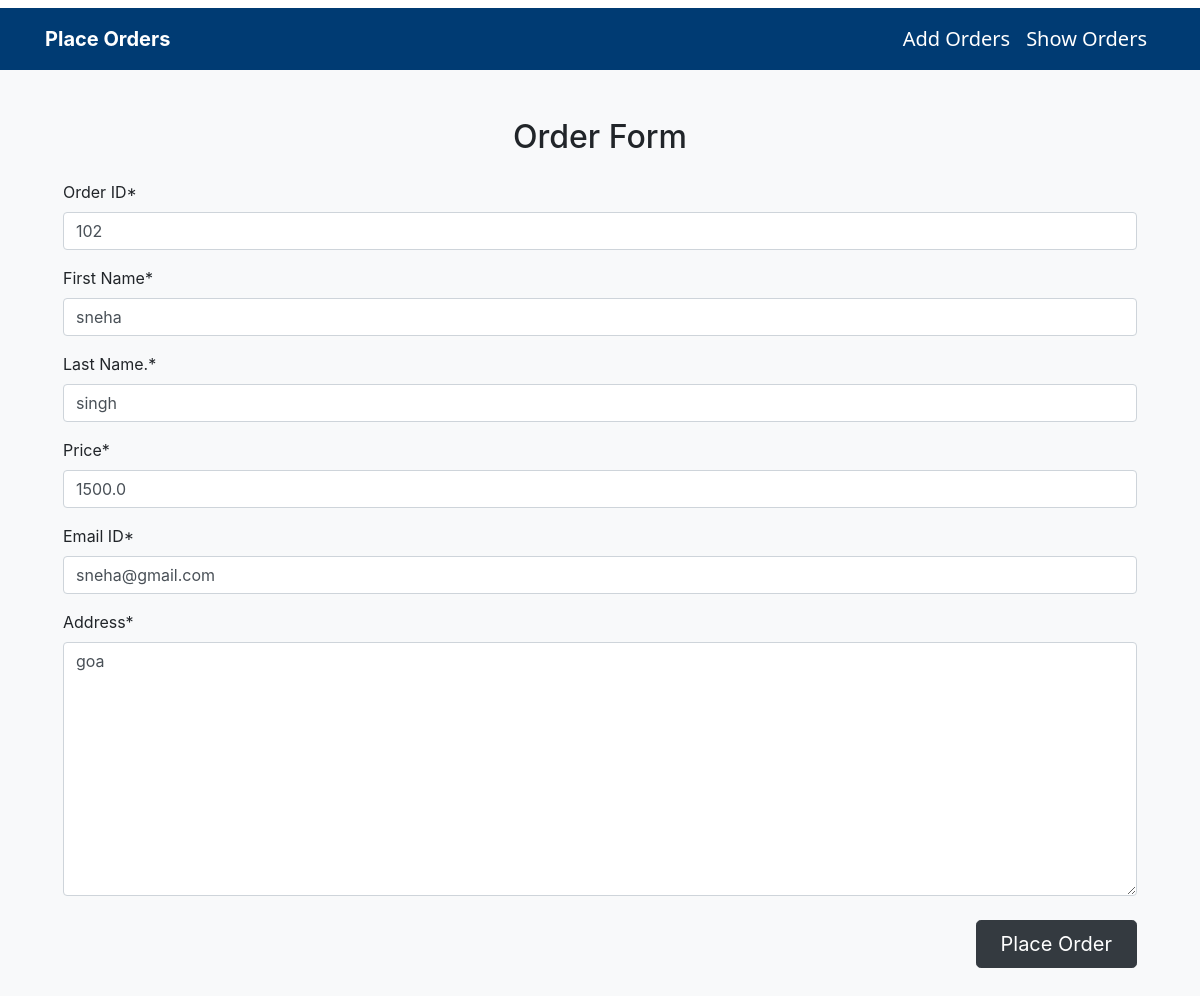
Page /up/102 on the committed database.
### crudapp/models.py (models this page shows, shortened)
class Orders(models.Model):
    oid = models.IntegerField(primary_key=True)
    fname = models.CharField(max_length=20)
    lname = models.CharField(max_length=20)
    price = models.FloatField()
    mail = models.EmailField()
    addr = models.CharField(max_length=50)

### crudapp/views.py (the view)
# urls.py: path('up/<int:f_oid>', views.updateView, name= 'update_url'),
def updateView(request, f_oid):
    obj = Orders.objects.get(oid=f_oid)
    form = OrderForm(instance=obj)
    if request.method == 'POST':
        form = OrderForm(request.POST, instance=obj)
        if form.is_valid():
            form.save()
            return redirect('show_url')
    template_name = 'crudapp/order.html'
    context = {'form': form}
    return render(request, template_name, context)

### crudapp/forms.py
class OrderForm(forms.ModelForm):
    class Meta:
        model = Orders
        fields = '__all__'
        labels = {
            'oid': 'Order ID',
            'fname' : 'First Name',
            'lname' : 'Last Name.' ,
            'price' : 'Price' ,
            'mail' : 'Email ID',
            'addr' : 'Address' ,
        }
        widgets  ={
            'oid' : forms.NumberInput(attrs={'placeholder': 'eg. 101'}),
            'fname' : forms.TextInput(attrs={'placeholder': 'eg. Apoorvat'}),
            'lname' : forms.TextInput(attrs={'placeholder': 'eg. Sinha'}),
            'price' : forms.NumberInput(attrs={'placeholder': 'eg. 1000.00'}),
            'mail' : forms.EmailInput(attrs={'placeholder': 'eg. abc@xyz.com'}),
            'addr' : forms.Textarea(attrs={'placeholder': 'eg. IN'}),
        }

### templates/crudapp/order.html (shortened to what this page needs)
{% extends 'layout.html' %}
{% load crispy_forms_tags %}
{% block content %}
<div class="container-fluid bg-light py-5">
  <h2 class="text-center mb-4">Order Form</h2>
  <form method="post" class="px-5">
    {{ form|crispy }}
    <div class="text-right mt-4">
      <button type="submit" class="btn btn-dark btn-lg px-4">Place Order</button>
    </div>
  </form>
</div>
{% endblock %}

### rows in the picture
Orders: oid "102", fname "sneha", lname "singh", price "1500.0", mail "sneha@gmail.com", addr "goa"
